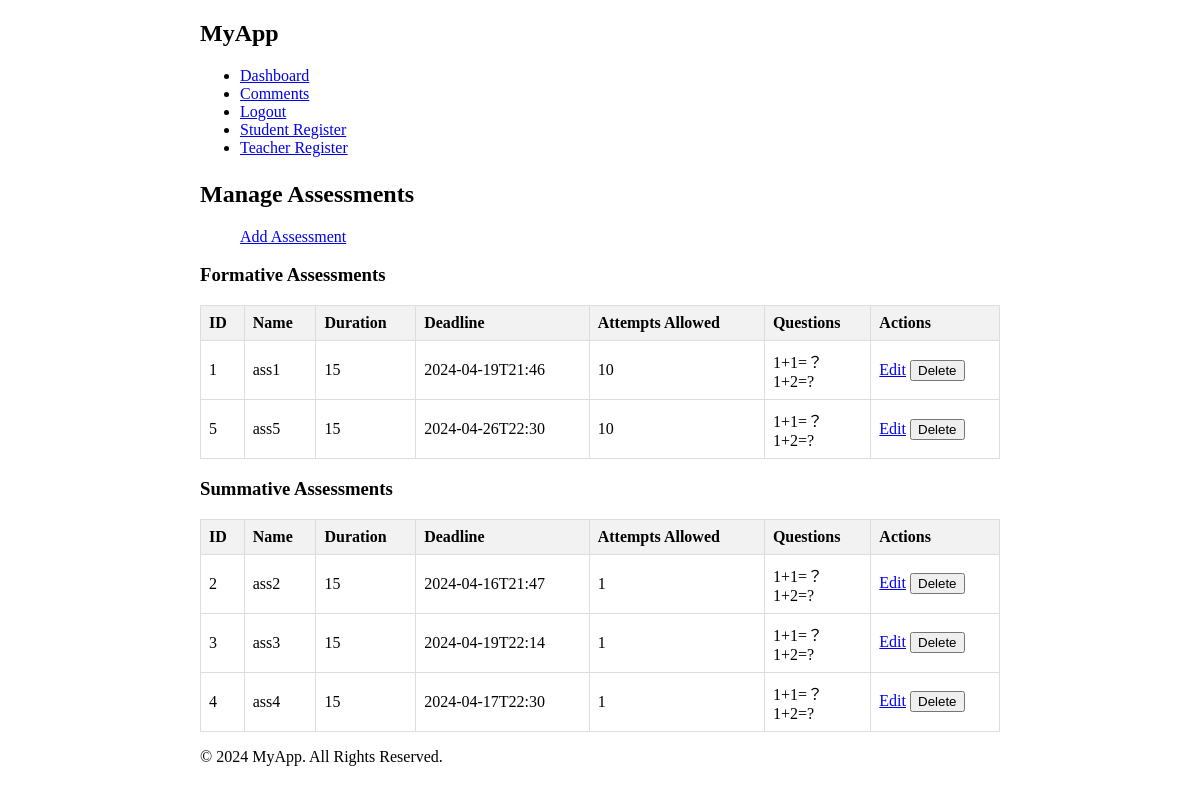
The page /manage_assessments (signed in) on the database as committed earlier.
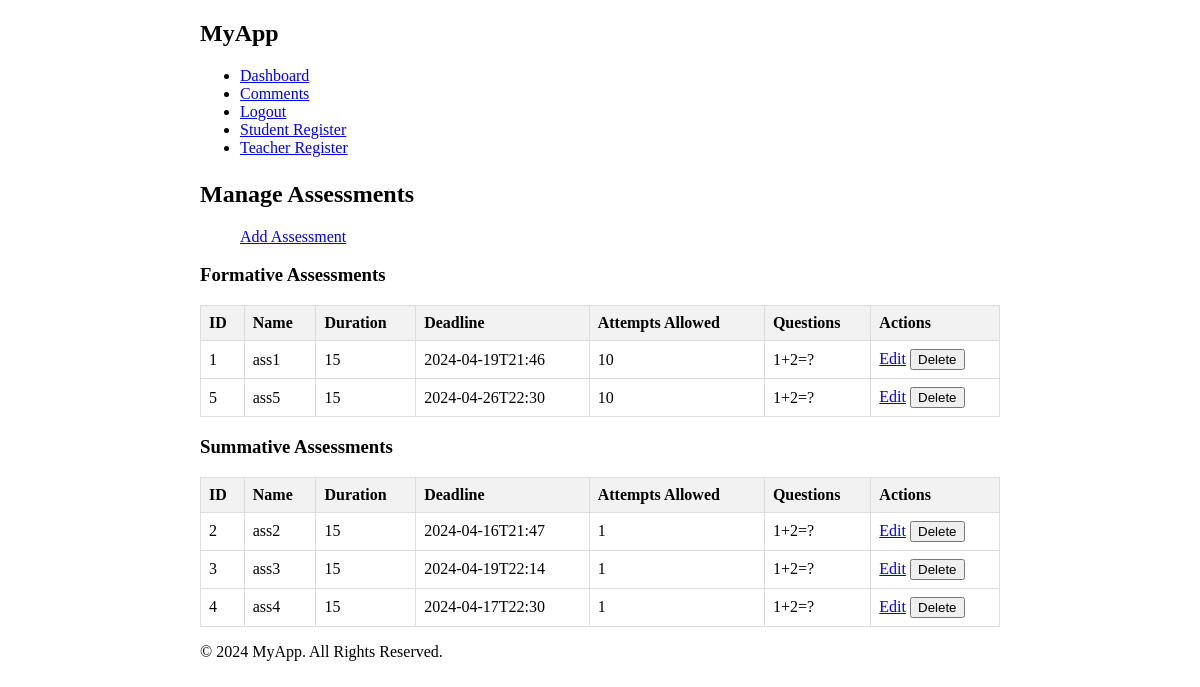
The same page on the database as committed later.
### app/models/assessment.py (models this page shows, shortened)
class Assessment(db.Model):
    id = db.Column(db.Integer, primary_key=True)
    name = db.Column(db.String(255), unique=True, nullable=False)
    type = db.Column(db.String(255), nullable=False)
    questions = db.relationship('Question', secondary='assessment_question', backref='assessments')
    parameters = db.Column(db.JSON, nullable=True)

### app/models/question.py (models this page shows)
class Question(db.Model):
    id = db.Column(db.Integer, primary_key=True)
    question_text = db.Column(db.Text, nullable=False)
    option_a = db.Column(db.String(200), nullable=False)
    option_b = db.Column(db.String(200), nullable=False)
    option_c = db.Column(db.String(200), nullable=False)
    option_d = db.Column(db.String(200), nullable=False)
    correct_option = db.Column(db.String(100), nullable=False)
    correct_answer = db.Column(db.Text, nullable=False)
    feedback = db.Column(db.Text, nullable=False)
    question_type = db.Column(db.String(50), nullable=False)

### app/routes/teacher_routes.py (the view)
@app.route('/manage_assessments', methods=['GET'])
def manage_assessments():
    if 'user_id' not in session or session['role'] != 'teacher':
        return redirect(url_for('login'))
    f_assessments = Assessment.query.filter_by(type='FORMATIVE').all()
    s_assessments = Assessment.query.filter_by(type='SUMMATIVE').all()
    return render_template('manage_assessments.html', f_assessments=f_assessments, s_assessments=s_assessments)

### app/templates/manage_assessments.html (shortened to what this page needs)
{% extends "base.html" %}
{% block content %}
<div class="container">
    <h2>Manage Assessments</h2>
    <ul>
        <li style="list-style-type: none"><a href="{{ url_for('add_assessment') }}" class="btn btn-success">Add Assessment</a></li>
    </ul>
    <h3>Formative Assessments</h3>
    <table class="custom-table">
        <thead>
            <tr>
                <th>ID</th>
                <th>Name</th>
                <th>Duration</th>
                <th>Deadline</th>
                <th>Attempts Allowed</th>
                <th>Questions</th>
                <th>Actions</th>
            </tr>
        </thead>
        <tbody>
            {% for assessment in f_assessments %}
            <tr>
                <td>{{ assessment.id }}</td>
                <td>{{ assessment.name }}</td>
                <td>{{ assessment.parameters.get('duration') }}</td>
                <td>{{ assessment.parameters.get('deadline') }}</td>
                <td>{{ assessment.parameters.get('attempts') }}</td>
                <td>
                    {% for question in assessment.questions %}
                    {{ question.question_text }}<br>
                    {% endfor %}
                </td>
                <td>
                    <a href="{{ url_for('edit_assessment', assessment_id=assessment.id) }}" class="btn btn-primary">Edit</a>
                    <form id="deleteForm_{{ assessment.id }}" action="{{ url_for('delete_assessment', assessment_id=assessment.id) }}" method="post" style="display:inline;">
                        <button type="button" class="btn btn-danger" onclick="deleteAssessment('{{ assessment.id }}')">Delete</button>
                    </form>
                </td>
            </tr>
            {% endfor %}
        </tbody>
    </table>
    <h3>Summative Assessments</h3>
    <table class="custom-table">
        <thead>
            <tr>
                <th>ID</th>
                <th>Name</th>
                <th>Duration</th>
                <th>Deadline</th>
                <th>Attempts Allowed</th>
                <th>Questions</th>
                <th>Actions</th>
            </tr>
        </thead>
        <tbody>
            {% for assessment in s_assessments %}
            <tr>
                <td>{{ assessment.id }}</td>
                <td>{{ assessment.name }}</td>
                <td>{{ assessment.parameters.get('duration') }}</td>
                <td>{{ assessment.parameters.get('deadline') }}</td>
                <td>{{ assessment.parameters.get('attempts') }}</td>
                <td>
                    {% for question in assessment.questions %}
                    {{ question.question_text }}<br>
                    {% endfor %}
                </td>
                <td>
                    <a href="{{ url_for('edit_assessment', assessment_id=assessment.id) }}" class="btn btn-primary">Edit</a>
                    <form id="deleteForm_{{ assessment.id }}" action="{{ url_for('delete_assessment', assessment_id=assessment.id) }}" method="post" style="display:inline;">
                        <button type="button" class="btn btn-danger" onclick="deleteAssessment('{{ assessment.id }}')">Delete</button>
                    </form>
                </td>
            </tr>
            {% endfor %}
        </tbody>
    </table>
</div>
{% endblock %}

Rows that differ between the two databases and show on the page:
removed Question: question_text "1+1=？"
